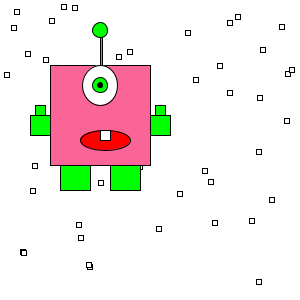
Frame 1 (no input)
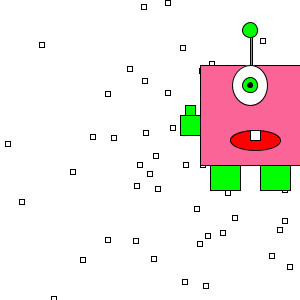
Frame 60 (the mouse pressed at the canvas centre just before this capture)
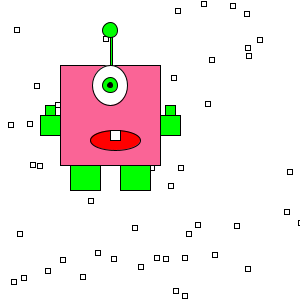
Frame 120 (the mouse held since frame 60 and released just before this capture)

The Processing sketch that drew these frames (run headless with seeded random() and noise(); from frame 60 on, the mouse is pressed at the canvas centre):

// Processing sketch: processing_132370
// ── processing_132370.pde

Monster myMonster;

void setup() {
  size(300, 300);
  myMonster = new Monster();
}
 
void draw() {
  //lijf
  background(255);
  myMonster.display();
}

 class Monster{
int monsterX;
int monsterY;
int richting;
int teller;
int kleur;
boolean test;

Monster(){
    monsterX= 100;
    monsterY= 100;
    richting= 10;
    kleur= 255;
    teller= 1;
    test= true;
  }
  
  void display(){
  fill(kleur);
  for(int i=0; i < 50; i ++){
    rect(random(0,300), random(0,300), 5,5);}
   
  if (test == true ){ fill(0, 255, 0);}
  if (test == false){ fill(250,100,150); }
 
  rect(monsterX-40,monsterY+65,30,25);
  rect(monsterX+10,monsterY+65,30,25);
   
  //gezicht
    if (test == true ){ fill(250,100,150);}
  if (test == false){ fill(0,0,255); }
  rect(monsterX-50,monsterY-35,100,100);
 
 
  //oog
  fill(255);
  ellipse(monsterX, monsterY-15,35,40);
   
   //pupil
  fill(0,255,0);
  ellipse(monsterX, monsterY-15,15,15);

   
  //iris
  fill(0);
  ellipse(monsterX, monsterY-15,5,5);
 
  //mond
  fill(255,0,0);
  ellipse(monsterX+5, monsterY+40,50,20);
   
  //tand
  fill(255);
  rect(monsterX, monsterY+30,10,10);
  
  //handen
  fill(0,255,0);
  rect(monsterX-70, monsterY+15,20,20);
  rect(monsterX+50, monsterY+15,20,20);
  
  //vingers
  fill(0,255,0);
  rect(monsterX-65, monsterY+5,10,10);
  rect(monsterX+55, monsterY+5,10,10);
  
  //antenne
  fill(0,255,0);
  rect(monsterX, monsterY-65,2,30);
  ellipse(monsterX, monsterY-70,15,15);
    
   monsterX = monsterX + richting;
    
   if (monsterX > 250 || monsterX < 50){
     richting = -richting;
     teller = teller +1;
   }
    
   if (teller == 10){
     teller = 0;
     test = !test;
   }
    
   println(test);
  }
}
